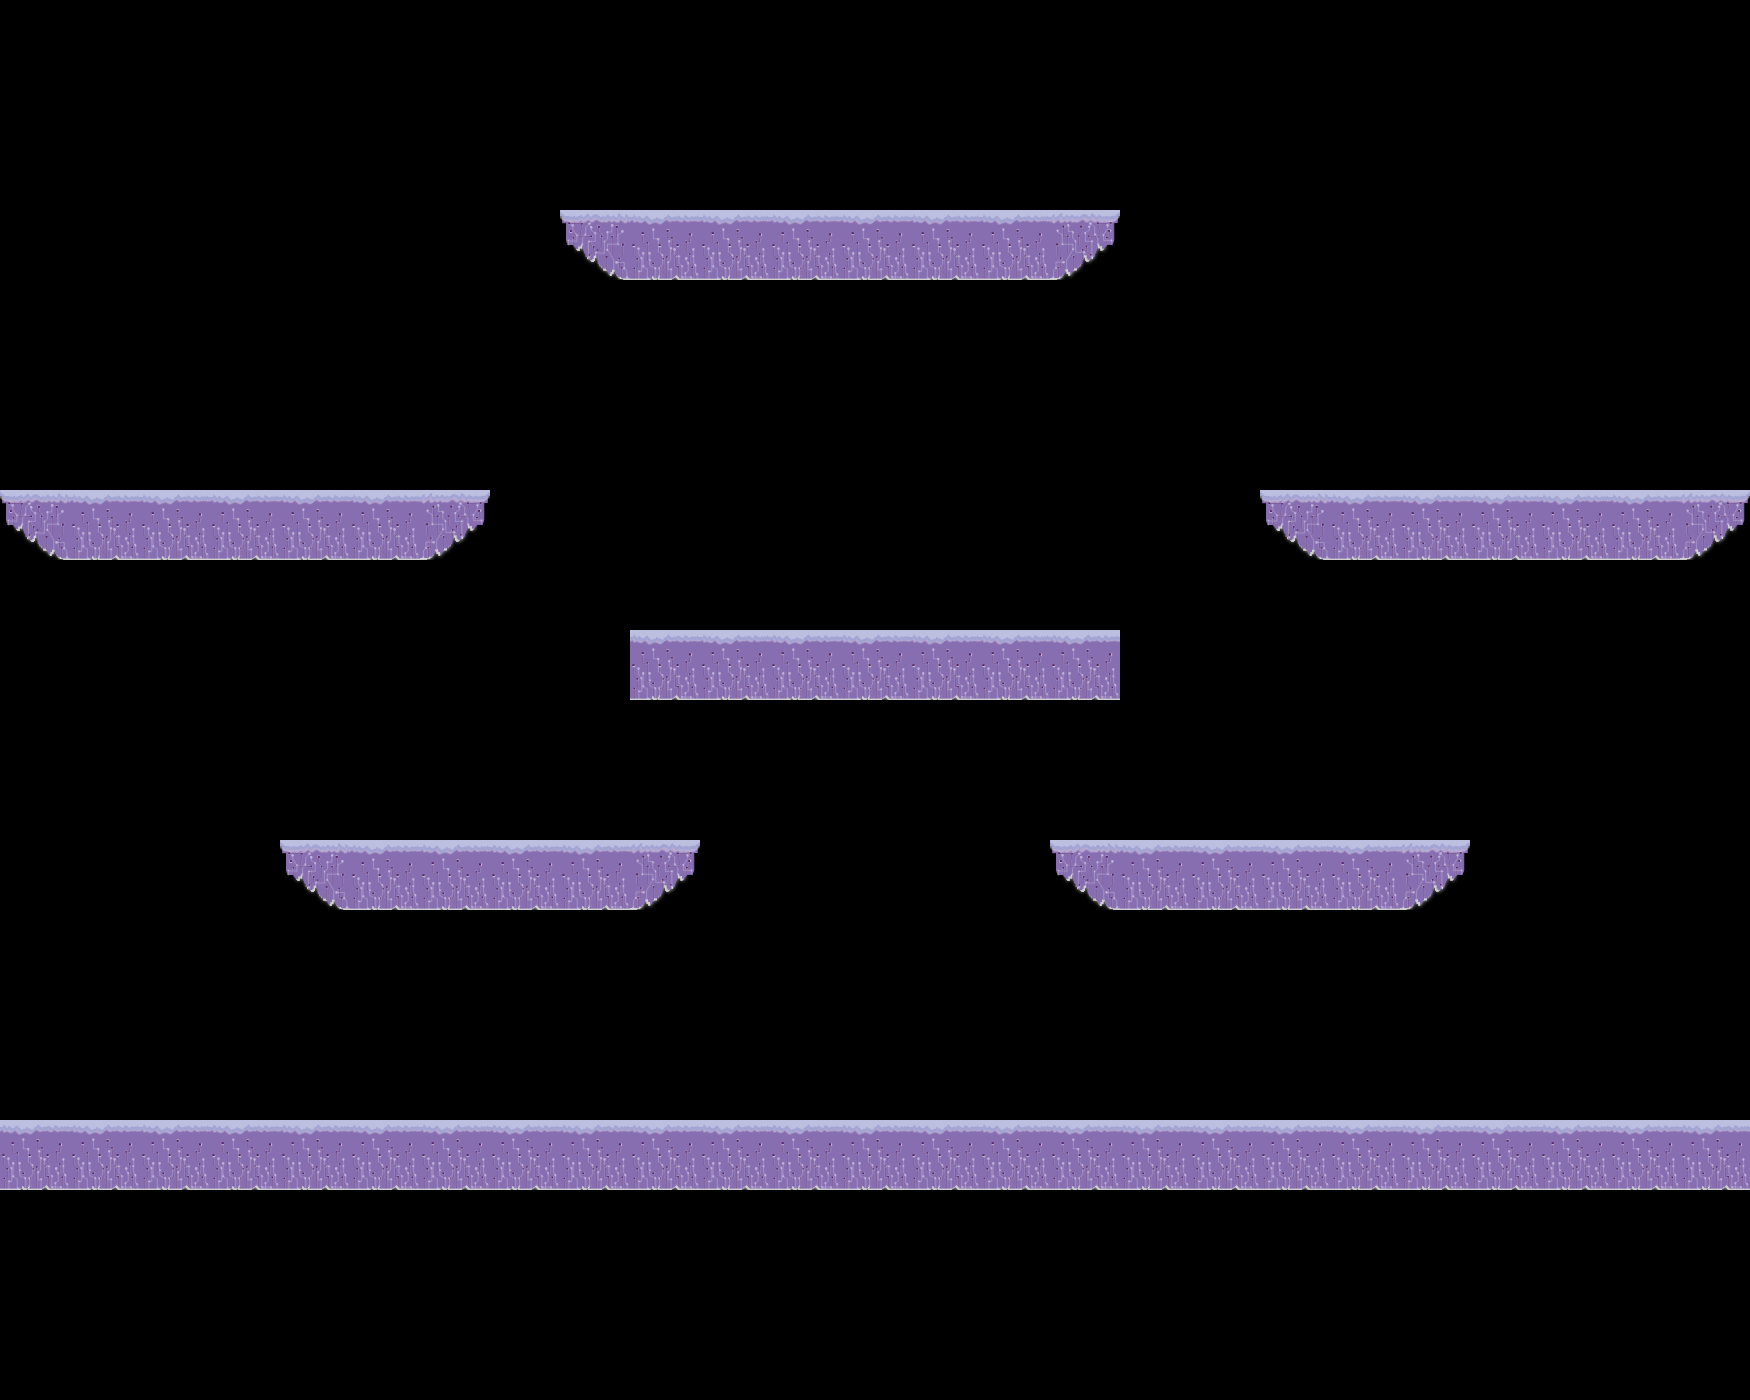

Rendered tile map (Tiled .tmx) drawn with the repository's tilesets; below, a short description and the full map source, tile grids included:
An orthogonal 25x20 tile map with 70x70 px tiles, 1 tile layer (Tile Layer 1) and 16 objects (2x Pistol, 2x DOUBLERIGHT, 2x DOUBLELEFT, 2x RIGHT, 2x LEFT, ...).

<map version="1.2" tiledversion="1.2.1" orientation="orthogonal" renderorder="right-down" width="25" height="20" tilewidth="70" tileheight="70" infinite="0" nextlayerid="6" nextobjectid="38">
 <tileset firstgid="1" name="purpleSheet" tilewidth="70" tileheight="70" tilecount="4" columns="1">
  <image source="purpleSheet.png" width="70" height="280" />
 </tileset>
 <layer id="1" name="Tile Layer 1" width="25" height="20">
  <data encoding="csv">
0,0,0,0,0,0,0,0,0,0,0,0,0,0,0,0,0,0,0,0,0,0,0,0,0,
0,0,0,0,0,0,0,0,0,0,0,0,0,0,0,0,0,0,0,0,0,0,0,0,0,
0,0,0,0,0,0,0,0,0,0,0,0,0,0,0,0,0,0,0,0,0,0,0,0,0,
0,0,0,0,0,0,0,0,1,3,3,3,3,3,3,2,0,0,0,0,0,0,0,0,0,
0,0,0,0,0,0,0,0,0,0,0,0,0,0,0,0,0,0,0,0,0,0,0,0,0,
0,0,0,0,0,0,0,0,0,0,0,0,0,0,0,0,0,0,0,0,0,0,0,0,0,
0,0,0,0,0,0,0,0,0,0,0,0,0,0,0,0,0,0,0,0,0,0,0,0,0,
1,3,3,3,3,3,2,0,0,0,0,0,0,0,0,0,0,0,1,3,3,3,3,3,2,
0,0,0,0,0,0,0,0,0,0,0,0,0,0,0,0,0,0,0,0,0,0,0,0,0,
0,0,0,0,0,0,0,0,0,3,3,3,3,3,3,3,0,0,0,0,0,0,0,0,0,
0,0,0,0,0,0,0,0,0,0,0,0,0,0,0,0,0,0,0,0,0,0,0,0,0,
0,0,0,0,0,0,0,0,0,0,0,0,0,0,0,0,0,0,0,0,0,0,0,0,0,
0,0,0,0,1,3,3,3,3,2,0,0,0,0,0,1,3,3,3,3,2,0,0,0,0,
0,0,0,0,0,0,0,0,0,0,0,0,0,0,0,0,0,0,0,0,0,0,0,0,0,
0,0,0,0,0,0,0,0,0,0,0,0,0,0,0,0,0,0,0,0,0,0,0,0,0,
0,0,0,0,0,0,0,0,0,0,0,0,0,0,0,0,0,0,0,0,0,0,0,0,0,
3,3,3,3,3,3,3,3,3,3,3,3,3,3,3,3,3,3,3,3,3,3,3,3,3,
0,0,0,0,0,0,0,0,0,0,0,0,0,0,0,0,0,0,0,0,0,0,0,0,0,
0,0,0,0,0,0,0,0,0,0,0,0,0,0,0,0,0,0,0,0,0,0,0,0,0,
0,0,0,0,0,0,0,0,0,0,0,0,0,0,0,0,0,0,0,0,0,0,0,0,0
</data>
 </layer>
 <objectgroup id="5" name="GunPoints">
  <object id="32" name="Stabbyboy" x="840" y="12">
   <point />
  </object>
  <object id="35" name="Pistol" x="208" y="1050">
   <point />
  </object>
  <object id="36" name="Pistol" x="1472" y="1052">
   <point />
  </object>
  <object id="37" name="Juicer" x="842" y="422">
   <point />
  </object>
 </objectgroup>
 <objectgroup id="2" name="PlayerSpawnPoints">
  <object id="1" x="227" y="982">
   <point />
  </object>
  <object id="2" x="1561" y="976">
   <point />
  </object>
  <object id="3" x="130" y="371">
   <point />
  </object>
  <object id="4" x="1574" y="373">
   <point />
  </object>
 </objectgroup>
 <objectgroup color="#0000aa" id="3" name="JumpPoints">
  <object id="12" name="DOUBLERIGHT" x="400" y="460">
   <point />
  </object>
  <object id="13" name="DOUBLELEFT" x="1283" y="467">
   <point />
  </object>
  <object id="25" name="DOUBLERIGHT" x="30" y="1086">
   <point />
  </object>
  <object id="26" name="DOUBLELEFT" x="1694" y="1085">
   <point />
  </object>
 </objectgroup>
 <objectgroup color="#aa0000" id="4" name="WalkPoints">
  <object id="27" name="RIGHT" x="469" y="812">
   <point />
  </object>
  <object id="28" name="RIGHT" x="1043" y="606">
   <point />
  </object>
  <object id="29" name="LEFT" x="1187" y="819">
   <point />
  </object>
  <object id="30" name="LEFT" x="645" y="608">
   <point />
  </object>
 </objectgroup>
</map>
